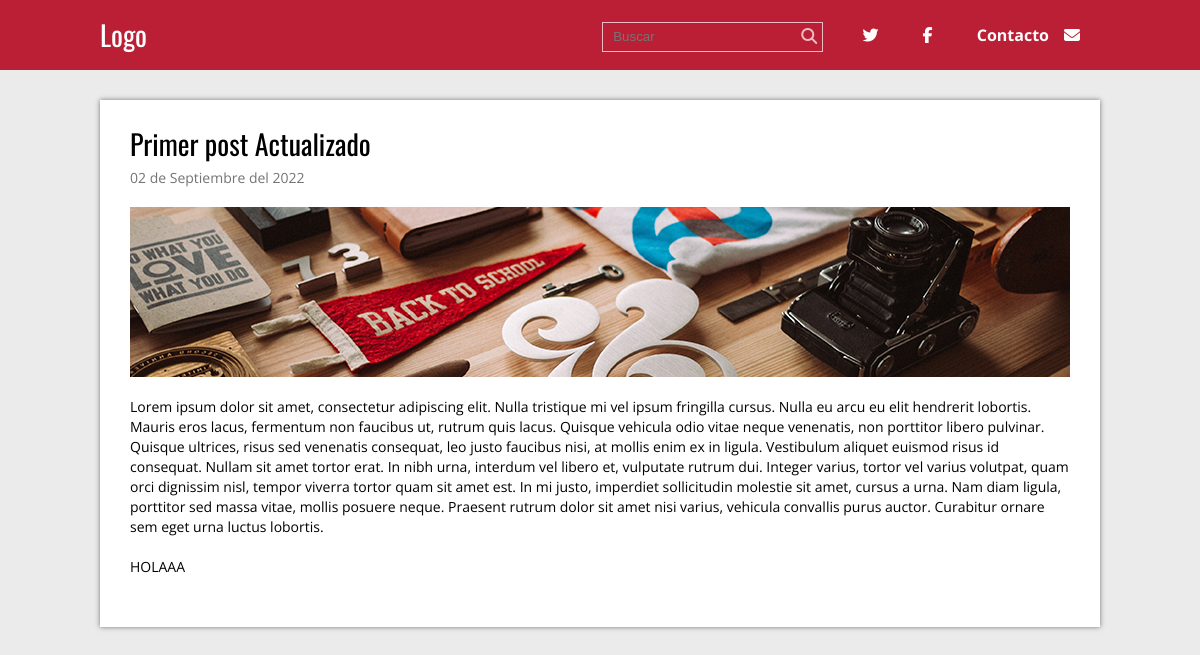
Page /single.php?id=1 on the committed database.
### tables this page shows
CREATE TABLE `articulo` (
  `ID` int(11) NOT NULL,
  `titulo` varchar(200) NOT NULL,
  `extracto` varchar(200) NOT NULL,
  `fecha` timestamp NOT NULL DEFAULT current_timestamp(),
  `texto` text NOT NULL,
  `thumb` varchar(50) NOT NULL
);

### single.php (called while the page is built, shortened)
<?php
require 'admin/config.php';
require 'functions.php';
$conexion=conexion($bd_config);
$id_articulo = id_articulo($_GET['id']);
$post=obtener_post_por_id($conexion,$id_articulo);
$post=$post[0];
require 'views/single.view.php';
?>

### functions.php (called while the page is built, shortened)
<?php
    function limpiarDatos($datos){
        $datos=trim($datos);
        $datos=stripslashes(($datos));
        $datos=htmlspecialchars($datos);
        return $datos;
        }
    function id_articulo($id){
        return (int)limpiarDatos($id);
    }
    function obtener_post_por_id($conexion,$id){
        $resultado= $conexion->query("SELECT * FROM articulo WHERE id = $id LIMIT 1");
        $resultado = $resultado->fetchAll();
        return ($resultado) ? $resultado : false;
    }
    function fecha($fecha){
        $timestamp = strtotime($fecha);
        $meses = ['Enero', 'Febrero', 'Marzo', 'Abril', 'Mayo', 'Junio',
        'Julio', 'Agosto', 'Septiembre', 'Octubre', 'Noviembre', 'Diciembre'];
        $dia = date('d',$timestamp);
        $mes = date('m',$timestamp)-1;
        $year = date('Y',$timestamp);
        $fecha="$dia de ". $meses[$mes] . " del $year";
        return $fecha;
    }
?>

### views/single.view.php (the view)
<?php
require 'header.php';
?>
<div class="contenedor">
    <div class="post">
        <article>
            <h2 class="titulo"><?php echo $post['titulo']; ?></h2>
            <p class="fecha"><?php echo fecha($post['fecha']); ?></p>
            <div class="thumb">
                <a href="#">
                    <img src="<?php echo RUTA; ?>/img/<?php echo $post['thumb']; ?>" alt="<?php echo $post['titulo']; ?>">
                </a>
            </div>
            <p class="extracto"><?php echo nl2br($post['texto']); ?></p>
        </article>
    </div>
</div>
</body>
</html>

### css/style.css (style rules this page uses)
* { margin: 0; padding: 0; -webkit-box-sizing: border-box; -moz-box-sizing: border-box; box-sizing: border-box; }
body { font-size: 16px; font-family: 'Open Sans', sans-serif; background: #ebebeb; }
h1, h2, h3, h4, h5, h6 { font-family: "Oswald", Arial, Sans-serif; font-weight: normal; }
a { text-decoration: none; color:#BB1F35; }
.contenedor { max-width: 1000px; width: 90%; margin: auto; }
.post { width: 100%; background: #fff; box-shadow: 0px 0px 5px rgba(0,0,0, .5); margin-bottom: 30px; padding: 30px; }
.post article .titulo { font-family: "Oswald", Arial, Sans-serif; font-size: 28px; font-weight: normal; line-height: 28px; margin-bottom: 10px; }
.post article .fecha { color:#747474; font-size: 14px; margin-bottom: 20px; }
.post article .thumb { margin-bottom: 20px; }
.post article .thumb img { vertical-align: top; width: 100%; }
.post article .extracto { font-size: 14px; line-height: 20px; margin-bottom: 20px; }

### rows in the picture
articulo: titulo "Primer post Actualizado", fecha "02 de Septiembre del 2022", thumb (picture), texto "Lorem ipsum dolor sit amet, consectetur adipiscing elit. Nulla tristique mi vel ipsum fringilla cursus. Nulla eu arcu eu elit hendrerit lobortis. Mauris eros lacus, fermentum non faucibus ut, rutrum quis lacus. Quisque vehicula odio vitae neque venenatis, non porttitor libero pulvinar. Quisque ultrices, risus sed venenatis consequat, leo justo faucibus nisi, at mollis enim ex in ligula. Vestibulum aliquet euismod risus id consequat. Nullam sit amet tortor erat. In nibh urna, interdum vel libero et, vulputate rutrum dui. Integer varius, tortor vel varius volutpat, quam orci dignissim nisl, tempor viverra tortor quam sit amet est. In mi justo, imperdiet sollicitudin molestie sit amet, cursus…"
